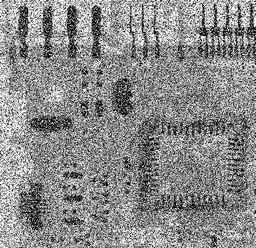
#> input picture lab6/plytkaSzumImp.png, 256 x 248 px, shrunk from 455 x 440 before the run
$ jupyter execute 06_context_hw.ipynb
#> lines starting #> are read from the running program, lines starting #| are printed output that depends on the picture
## Zadanie domowe: adaptacyjna filtracja medianowa

Wszystkie omówione i przetestowane powyżej filtry działały w ten sam sposób dla każdego piksela obrazu.
Natomiast przy filtracji adaptacyjnej następuje zmiana parametrów filtru w zależności od statystycznych charakterystyk otoczenia rozpatrywanego piksela.

Omówiony poprzednio filtr medianowy dobrze eliminuje zakłócenia impulsowe o niewielkiej gęstości przestrzennej (mniej niż 20% w pionie i poziomie).
W zadaniu filtracji bardziej zakłóconych obrazów lepiej sprawdza się adaptacyjny filtr medianowy.
``Adaptacyjność'' filtra polega na zmianie rozmiaru okna w trakcie filtracji - w zależności od pewnych warunków.

Przyjmijmy następujące oznaczenia:
- $z_{min}$ - najmniejsza jasność w oknie $S_{xy}$
- $z_{max}$ - największa jasność w oknie $S_{xy}$
- $z_{med}$ - mediana z jasności w oknie $S_{xy}$
- $z_{xy}$  - jasność w punkcie o współrzędnych $(x,y)$
- $S_{max}$ - maksymalny dozwolony rozmiar okna $S_{xy}$

Algorytm można opisać następującym pseudokodem:
<div style="background-color:rgba(0, 0, 0, 0.0470588); padding:10px 0;font-family:monospace;">
Faza A :<br>
&nbsp;&nbsp;&nbsp;<b>if</b>  $z_{max}$ > $z_{med}$ > $z_{min}$ <b>then</b> <br>
&nbsp;&nbsp;&nbsp;&nbsp;&nbsp;&nbsp; to przejdź od fazy B<br>
&nbsp;&nbsp;&nbsp;<b>else</b><br>
&nbsp;&nbsp;&nbsp;&nbsp;&nbsp;&nbsp;zwiększ rozmiar okna<br>
&nbsp;&nbsp;&nbsp;&nbsp;&nbsp;&nbsp;<b>if</b> rozmiar okna <= $S_{max}$ <b>then</b><br>
&nbsp;&nbsp;&nbsp;&nbsp;&nbsp;&nbsp;&nbsp;&nbsp;&nbsp;to powtórz fazę A<br>
&nbsp;&nbsp;&nbsp;&nbsp;&nbsp;&nbsp;<b>else</b><br>
&nbsp;&nbsp;&nbsp;&nbsp;&nbsp;&nbsp;&nbsp;&nbsp;&nbsp;zwróć $z_{med}$<br>
&nbsp;&nbsp;&nbsp;&nbsp;&nbsp;&nbsp;<b>end if</b><br>
&nbsp;&nbsp;&nbsp;<b>end if</b><br>
Faza B :<br>
&nbsp;&nbsp;&nbsp;<b>if</b>  $z_{max}$ > $z_{xy}$ > $z_{min}$ <b>then</b>  <br>
&nbsp;&nbsp;&nbsp;&nbsp;&nbsp;&nbsp;to zwróć  $z_{xy}$ <br>
&nbsp;&nbsp;&nbsp;<b>else</b><br>
&nbsp;&nbsp;&nbsp;&nbsp;&nbsp;&nbsp;zwróć $z_{med}$<br>
&nbsp;&nbsp;&nbsp;<b>end if</b><br>
</div>

#### Wyjaśnienie działania:

Cały czas należy pamiętać, jakie są cele działania filtru:
- usunięcie zakłóceń typu pieprz i sól (ang. _salt and pepper noise),
- wygładzenie innego rodzaju zakłóceń,
- redukcja zniekształceń (pogrubianie albo pocienianie krawędzi).

Wartości $z_{min}$ i $z_{max}$ uważa się za zakłócenia impulsowe w danym oknie, nawet jeżeli nie są to największa i najmniejsza wartość w całym obrazie.

Celem fazy A jest określenie czy rezultat filtracji medianowej $z_{med}$ jest zakłóceniem impulsowym czy nie.
Jeżeli spełniona jest nierówność $z_{min}$ < $z_{med}$ < $z_{max}$ wartość  $z_{med}$ nie może być zakłóceniem impulsowym.
W takim przypadku przechodzimy do fazy B i sprawdzamy czy piksel $z_{xy}$ jest zakłóceniem impulsowym.
Jeżeli spełniona jest nierówność   $z_{min}$ < $z_{xy}$ < $z_{max}$, $z_{xy}$ nie może być zakłóceniem impulsowym.
W takim przypadku algorytm zwraca niezmienioną wartość $z_{xy}$ - w ten sposób zmniejsza się zniekształcenia.
Jeżeli nierówność  $z_{min}$ < $z_{xy}$ < $z_{max}$ nie jest spełniona oznacza to, że albo $z_{xy}$ = $z_{min}$ albo  $z_{xy}$ = $z_{max}$.
W obu przypadkach uznaje się, że wartość  $z_{xy}$ jest zakłóceniem i jako wynik filtracji zwraca się wartość  $z_{med}$ , o której na podstawie fazy A wiadomo, że nie jest zakłóceniem.

Przypuśćmy, że nie została spełniona nierówność   $z_{min}$ < $z_{med}$ < $z_{max}$, algorytm wtedy zwiększa rozmiar okna i powtórnie wykonuje fazę A.
Dzieje się tak aż do momentu, kiedy algorytm znajdzie medianę, która nie jest zakłóceniem impulsowym albo osiągnięty zostanie maksymalny rozmiar okna.
W przypadku gdy osiągnięty zostanie maksymalny rozmiar okna algorytm zwraca wartość $z_{med}$.
Nie ma gwarancji, że wartość ta nie jest zakłóceniem impulsowym, jednakże odpowiedni dobór maksymalnego rozmiaru okna pozwala zminimalizować prawdopodobieństwo wystąpienia takiej sytuacji.

Po wyznaczeniu wartości po filtracji dla danego piksela, okno filtru się przemiesza, a algorytm uruchamiany jest dla nowej lokalizacji z parametrami początkowymi.

#### Zadanie - zaimplementować metodę:

1. Wczytaj obrazy _plytkaSzumImp.png_.  Wyświetl go.

2. Przefiltruj obraz filtrem medianowym o rozmiarze okna $5 \times 5$. Wynik filtracji wyświetl.

3. Zaimplementuj opisany adaptacyjny filtr medianowy. Wskazówki:
- należy przyjąć maksymalny rozmiar okna na $7 \times 7$, a początkowy na $3 \times 3$. Zakładamy, że rozmiar filtru powinien być nieparzysty.
- obliczenia trzeba wykonać w dwóch pętlch `for` (odwiedzić, każdy piksel) - dla ułatwienia zaleca się pominięcie pikseli brzegowych (jeżeli maksymalny rozmiar okna wynosi $7 \times 7$ to nie należy dokonywać obliczeń dla 3 pikseli brzegowych)
- w każdej iteracji należy:
    - przywrócić początkowy rozmiar okna ($3 \times 3$),
    - "wyciąć" otoczenie (parametr opisujący rozmiar otoczenia należy "uzmiennić")
    - obliczyć parametry: $z_{min}$, $z_{max}$, $z_{med}$ (metody wycinka `min`, `max` i funkcja `np.median`

- wykonać opisany algorytm. Uwaga: obliczenia mogę się chwilkę wykonywać.

4. Porównaj rezultaty filtracji medianowej i adaptacyjnej.

[cell 1]
import matplotlib.pyplot as plt
import cv2
import numpy as np
import os

if not os.path.exists("plytkaSzumImp.png") :
    !wget https://raw.githubusercontent.com/vision-agh/poc_sw/master/06_Context/plytkaSzumImp.png --no-check-certificate

[cell 2]
plytkaSzumImp = cv2.imread('plytkaSzumImp.png', cv2.IMREAD_GRAYSCALE)
#> plytkaSzumImp is the input picture: shape (248, 256); min 0, max 255, mean 138.2

plytka_filtered = cv2.medianBlur(plytkaSzumImp, 5)
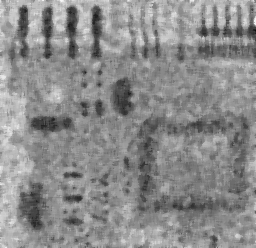
#> plytka_filtered: shape (248, 256); min 12, max 248, mean 139.5

plt.figure(figsize=(8, 6))
ax = plt.subplot(1, 2, 1)
ax.imshow(plytkaSzumImp, 'gray')
plt.title(label='Oryginał')
plt.xticks([]), plt.yticks([])

ax = plt.subplot(1, 2, 2)
ax.imshow(plytka_filtered, 'gray')
plt.title('Filtracja medianowa')
plt.xticks([]), plt.yticks([])
plt.show()
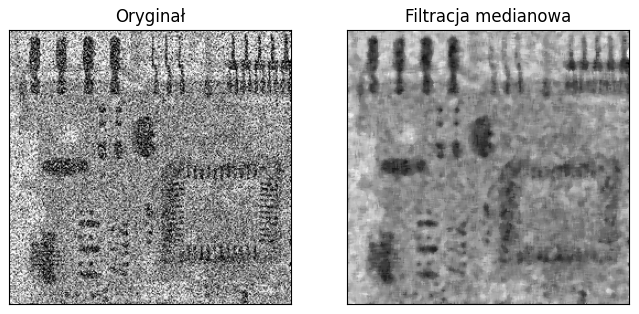
#> figure drawn by matplotlib, 2 panels

[cell 3]
def phase_A(z_min, z_med, z_max, window_size, max_size, image, i, j, pixel):
    if z_min < z_med < z_max:
        new_pixel = phase_B(z_min, z_med, z_max, pixel)
        return new_pixel
    else:
        window_size += 2
        if window_size <= max_size:
            neighbourhood = image[i - window_size//2:i + window_size//2 + 1, j - window_size//2:j + window_size//2 + 1]
            z_min = np.min(neighbourhood)
            z_max = np.max(neighbourhood)
            z_med = np.median(neighbourhood)
            new_pixel = phase_A(z_min, z_med, z_max, window_size, max_size, image, i, j, pixel)
            return new_pixel
        else:
            return z_med

def phase_B(z_min, z_med, z_max, pixel):
    if z_min < pixel < z_max:
        return pixel
    else:
        return z_med

def adaptive_median_blur(image):
    X, Y = image.shape
#> X = 248; Y = 256
    max_size = 7
    for i in range(max_size//2, X - max_size//2):
        for j in range(max_size//2, Y - max_size//2):
            window_size = 3
            neighbourhood = image[i - window_size//2:i + window_size//2 + 1, j - window_size//2:j + window_size//2 + 1]
            z_min = np.min(neighbourhood)
            z_max = np.max(neighbourhood)
            z_med = np.median(neighbourhood)
            image[i, j] = phase_A(z_min, z_med, z_max, window_size, max_size, image, i, j, image[i, j])
#> this loop made 242 passes
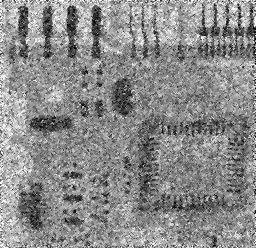
#> image: shape (248, 256); min 0, max 255, mean 138.7
    return image

[cell 4]
plytkaSzum = cv2.imread('plytkaSzumImp.png', cv2.IMREAD_GRAYSCALE)

plt.figure(figsize=(12, 6))
ax = plt.subplot(1, 3, 1)
ax.imshow(plytkaSzum, 'gray')
plt.title(label='Oryginał')
plt.xticks([]), plt.yticks([])

ax = plt.subplot(1, 3, 2)
ax.imshow(cv2.medianBlur(plytkaSzum, 5), 'gray')
plt.title('Filtracja medianowa')
plt.xticks([]), plt.yticks([])

ax = plt.subplot(1, 3, 3)
ax.imshow(adaptive_median_blur(plytkaSzum), 'gray')
plt.title('Adaptacyjna filtracja medianowa')
plt.xticks([]), plt.yticks([])
plt.show()
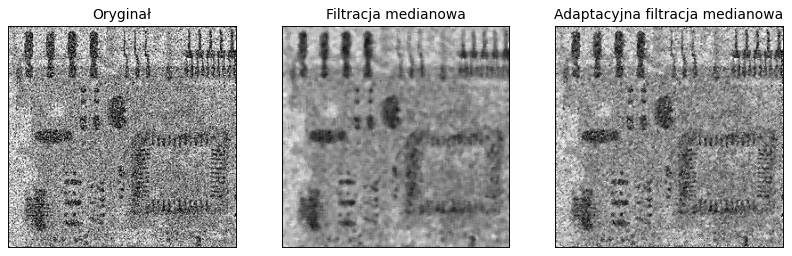
#> figure drawn by matplotlib, 3 panels

$ run again, with lab6/jet.png copied over lab6/plytkaSzumImp.png
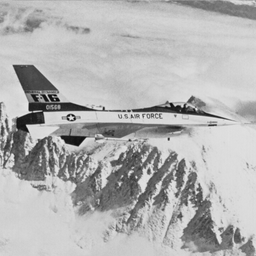
#> input picture lab6/jet.png, 256 x 256 px, shrunk from 512 x 512 before the run
#> plytkaSzumImp is the input picture: shape (256, 256); min 5, max 236, mean 178
#> `plt.show()`:
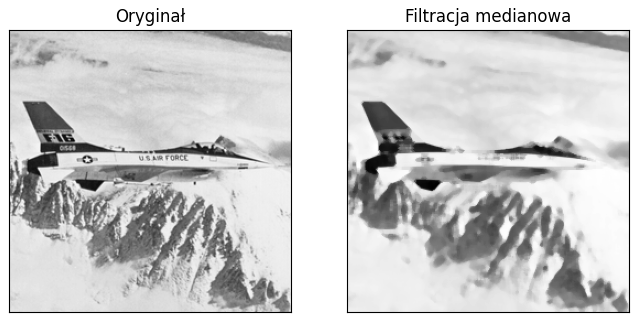
#> figure drawn by matplotlib, 2 panels
#> the loop in adaptive_median_blur, `for i in range(max_size//2, X - max_size//2):` made 250 passes
#> `plt.show()`:
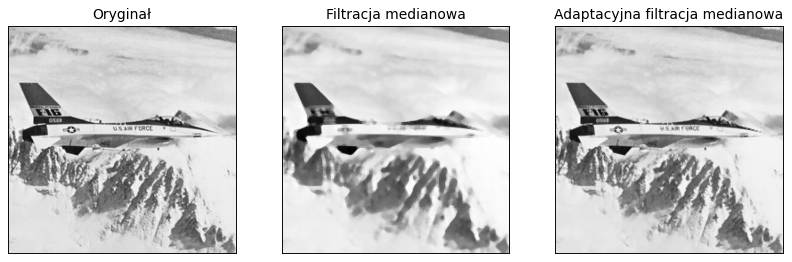
#> figure drawn by matplotlib, 3 panels
